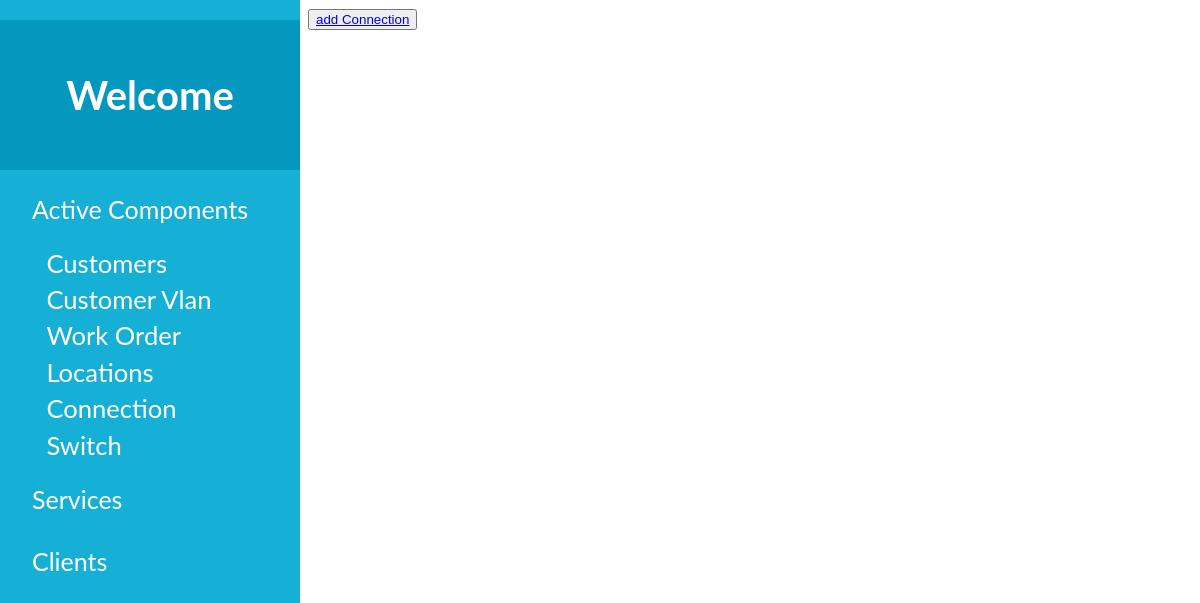
/devices/connection, run on an earlier commit of the app's database.
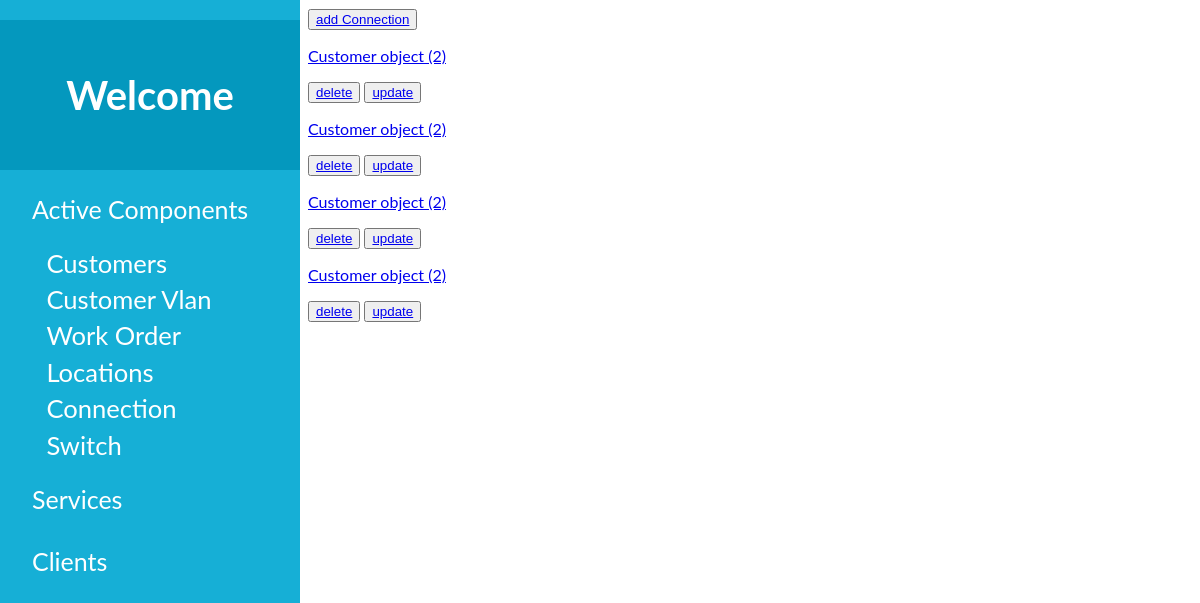
And on a later commit of the database.
### sitadevices/models.py (models this page shows)
class Connections(models.Model):
    company = models.ForeignKey(Customer, on_delete=models.CASCADE)
    customerVlan = models.ForeignKey(CustomerVlan, on_delete=models.CASCADE)

class Customer(models.Model):
    company_name = models.CharField(max_length=255)
    contact_person = models.CharField(max_length=255)
    email = models.EmailField()
    phone = models.IntegerField()
    active = models.CharField(choices=yesno, max_length=200)
    submitted_date_time = models.DateTimeField(default=timezone.now)

### sitadevices/views.py (the view)
# urls.py: path('connection', Connection, name="connectionlist"),
def Connection(request):
    connection = Connections.objects.all()
    dic = {
        'connection': connection,
    }
    return render(request, 'admin/connection/connection.html', {'dic': dic})

### sitadevices/templates/admin/connection/connection.html
{% extends '../base1.html' %}
{% block content %}
<button> <a href="{%url 'device:connectioninp' %}">add Connection</a></button>
{% for connection in dic.connection %}
    <a href="{%url 'device:connectionind' connection.id%}">
        <p>{{connection.company}}</p>
    </a>
    <button><a href="{%url 'device:connectiondel' connection.id%}">delete</a></button>
    <button><a href="{%url 'device:connectionupd' connection.id%}">update</a></button>
{% endfor %}
{% endblock  %}

What changed in the data, as far as the page shows it:
added Connections: company "Customer object (2)"
added Connections: company "Customer object (2)"
added Connections: company "Customer object (2)"
added Connections: company "Customer object (2)"
